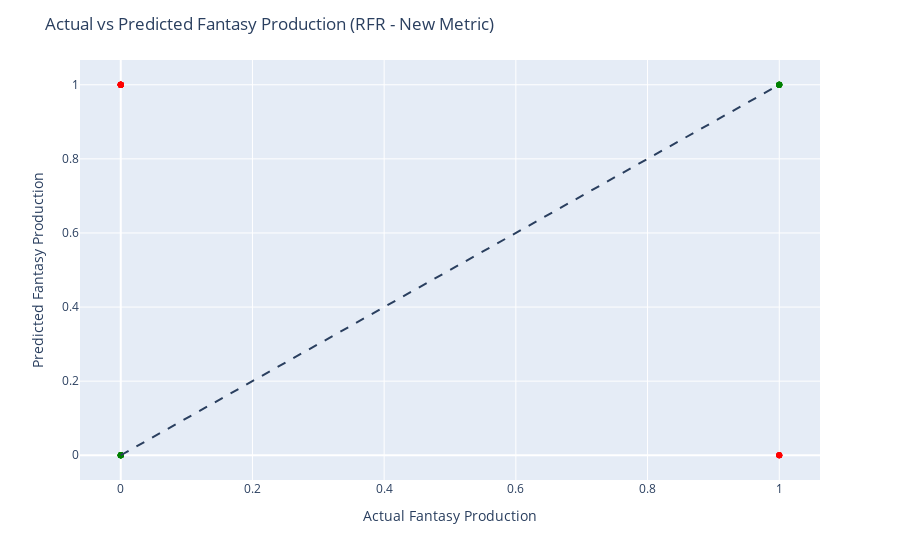

Notebook code cell kept with this figure:
### Code cell
# Creating the scatter plot
fig = px.scatter(df_error_graph_rfr, x='Actual_Change', y='Predicted_Change', color="Direction_Correct",
                color_discrete_map={True: 'green', False: 'red'}, hover_data=['Player_Name', 'Current_Season',
                                                                              ])

# Adding line of equality (where actual equals predicted)
fig.add_shape(
    type='line',
    line=dict(dash='dash'),
    x0=df_error_graph_rfr['Actual_Change'].min(),
    y0=df_error_graph_rfr['Actual_Change'].min(),
    x1=df_error_graph_rfr['Actual_Change'].max(),
    y1=df_error_graph_rfr['Actual_Change'].max()
)

# Updating layout
fig.update_layout(
    title='Actual vs Predicted Fantasy Production (RFR - New Metric)',
    xaxis_title='Actual Fantasy Production',
    yaxis_title='Predicted Fantasy Production',
    showlegend=False
)

# fig.write_html("../../interactive/WR/stability/season/new-metric-rfr.html")

# Show the plot
fig.show()

### Figure 1 — Plotly figure (JSON) as saved in the notebook; plotly's stock layout.template omitted (floating-point values rounded to 4 significant figures)
{"data": [{"customdata": [["Alfred Morris", 2013], ["Ronald Jones", 2020], ["Chris Carson", 2019], ["Fred Jackson", 2014], ["Devin Singletary", 2022], ["Josh Jacobs", 2020], ["Chase Edmonds", 2021], ["Frank Gore", 2018], ["Josh Jacobs", 2022], ["Chris Johnson", 2014], ["Stevan Ridley", 2013], ["Giovani Bernard", 2015], ["Chris Ivory", 2014], ["Frank Gore", 2017], ["Jordan Howard", 2017], ["Lamar Miller", 2017], ["Tevin Coleman", 2018], ["Reggie Bush", 2013]], "hovertemplate": "Direction_Correct=True<br>Actual_Change=%{x}<br>Predicted_Change=%{y}<br>Player_Name=%{customdata[0]}<br>Current_Season=%{customdata[1]}<extra></extra>", "legendgroup": "True", "marker": {"color": "green", "symbol": "circle"}, "mode": "markers", "name": "True", "orientation": "v", "showlegend": true, "type": "scatter", "x": [0, 1, 1, 0, 0, 1, 0, 0, 1, 0, 0, 0, 1, 0, 0, 1, 1, 1], "xaxis": "x", "y": [0, 1, 1, 0, 0, 1, 0, 0, 1, 0, 0, 0, 1, 0, 0, 1, 1, 1], "yaxis": "y"}, {"customdata": [["C.J. Anderson", 2015], ["Alfred Morris", 2014], ["James Conner", 2021], ["Ezekiel Elliott", 2017], ["Melvin Gordon", 2019], ["Todd Gurley", 2020], ["Devonta Freeman", 2016], ["Rashad Jennings", 2015], ["Lamar Miller", 2018], ["Ezekiel Elliott", 2022], ["Austin Ekeler", 2020], ["Kenyan Drake", 2018], ["David Montgomery", 2021], ["Jamaal Charles", 2014], ["Alfred Morris", 2015], ["Leonard Fournette", 2022], ["Mark Ingram", 2019], ["Mark Ingram", 2018]], "hovertemplate": "Direction_Correct=False<br>Actual_Change=%{x}<br>Predicted_Change=%{y}<br>Player_Name=%{customdata[0]}<br>Current_Season=%{customdata[1]}<extra></extra>", "legendgroup": "False", "marker": {"color": "red", "symbol": "circle"}, "mode": "markers", "name": "False", "orientation": "v", "showlegend": true, "type": "scatter", "x": [0, 1, 1, 0, 0, 0, 0, 1, 0, 0, 0, 1, 0, 0, 0, 0, 1, 0], "xaxis": "x", "y": [1, 0, 0, 1, 1, 1, 1, 0, 1, 1, 1, 0, 1, 1, 1, 1, 0, 1], "yaxis": "y"}], "layout": {"legend": {"title": {"text": "Direction_Correct"}, "tracegroupgap": 0}, "margin": {"t": 60}, "shapes": [{"line": {"dash": "dash"}, "type": "line", "x0": 0, "x1": 1, "y0": 0, "y1": 1}], "showlegend": false, "title": {"text": "Actual vs Predicted Fantasy Production (RFR - New Metric)"}, "xaxis": {"anchor": "y", "domain": [0, 1], "title": {"text": "Actual Fantasy Production"}}, "yaxis": {"anchor": "x", "domain": [0, 1], "title": {"text": "Predicted Fantasy Production"}}}}
